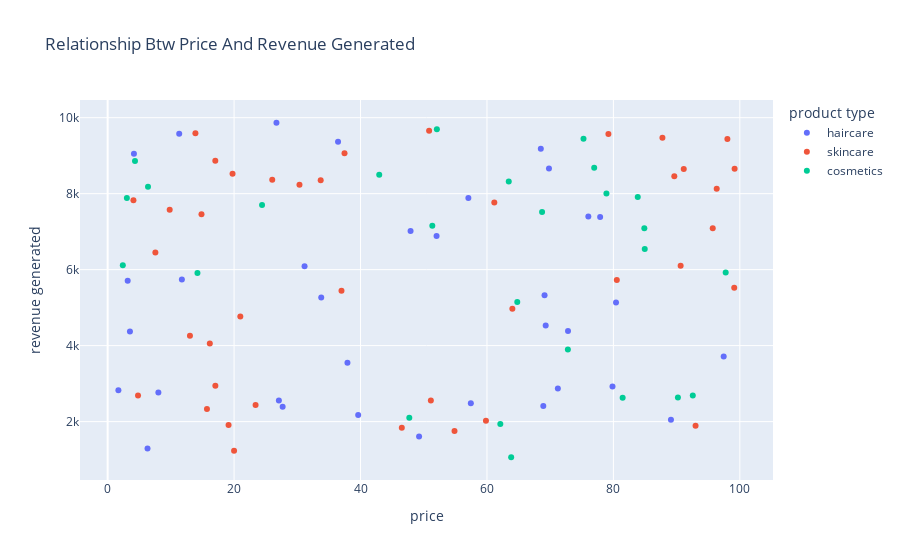

This figure's notebook cell:
### Code cell
plot4 = px.scatter(df,x='price',
                   y='revenue generated',
                   color='product type',title='Relationship Btw Price And Revenue Generated')
plot4

### Figure 1 — Plotly figure (JSON) as saved in the notebook; plotly's stock layout.template omitted (floating-point values rounded to 4 significant figures)
{"data": [{"hovertemplate": "product type=haircare<br>price=%{x}<br>revenue generated=%{y}<extra></extra>", "legendgroup": "haircare", "marker": {"color": "#636efa", "symbol": "circle"}, "mode": "markers", "name": "haircare", "orientation": "v", "showlegend": true, "type": "scatter", "x": [69.81, 11.32, 1.7, 71.21, 36.44, 27.68, 4.156, 39.63, 97.45, 8.023, 11.74, 33.78, 27.08, 76.04, 26.7, 31.15, 79.86, 49.26, 52.03, 37.93, 47.91, 3.17, 69.11, 57.45, 6.307, 57.06, 72.82, 68.91, 89.1, 80.41, 69.29, 77.9, 3.526, 68.52], "xaxis": "x", "y": [8662.0, 9578.0, 2828.0, 2874.0, 9365.0, 2391.0, 9049.0, 2175.0, 3716.0, 2766.0, 5737.0, 5268.0, 2557.0, 7397.0, 9866.0, 6088.0, 2926.0, 1606.0, 6886.0, 3550.0, 7015.0, 5710.0, 5328.0, 2484.0, 1292.0, 7889.0, 4384.0, 2412.0, 2048.0, 5134.0, 4531.0, 7386.0, 4371.0, 9185.0], "yaxis": "y"}, {"hovertemplate": "product type=skincare<br>price=%{x}<br>revenue generated=%{y}<extra></extra>", "legendgroup": "skincare", "marker": {"color": "#EF553B", "symbol": "circle"}, "mode": "markers", "name": "skincare", "orientation": "v", "showlegend": true, "type": "scatter", "x": [14.84, 61.16, 4.805, 4.078, 64.02, 15.71, 90.64, 16.16, 99.17, 36.99, 7.547, 51.12, 96.34, 50.85, 79.21, 37.47, 9.813, 23.4, 19.13, 80.54, 99.11, 46.53, 95.71, 98.03, 30.34, 20.99, 59.84, 17.03, 13.02, 89.63, 33.7, 26.03, 87.76, 54.87, 93.0, 91.13, 17.03, 20.0, 13.88, 19.75], "xaxis": "x", "y": [7461.0, 7767.0, 2687.0, 7823.0, 4971.0, 2331.0, 6100.0, 4053.0, 8654.0, 5442.0, 6454.0, 2553.0, 8128.0, 9655.0, 9572.0, 9062.0, 7573.0, 2438.0, 1912.0, 5725.0, 5521.0, 1840.0, 7089.0, 9436.0, 8232.0, 4767.0, 2021.0, 8864.0, 4257.0, 8459.0, 8355.0, 8368.0, 9474.0, 1752.0, 1889.0, 8652.0, 2943.0, 1230.0, 9593.0, 8526.0], "yaxis": "y"}, {"hovertemplate": "product type=cosmetics<br>price=%{x}<br>revenue generated=%{y}<extra></extra>", "legendgroup": "cosmetics", "marker": {"color": "#00cc96", "symbol": "circle"}, "mode": "markers", "name": "cosmetics", "orientation": "v", "showlegend": true, "type": "scatter", "x": [42.96, 68.72, 81.46, 84.89, 4.324, 92.56, 2.397, 63.45, 64.8, 84.96, 52.08, 51.36, 78.9, 14.2, 63.83, 72.8, 6.382, 90.2, 83.85, 76.96, 75.27, 97.76, 62.11, 47.71, 3.038, 24.42], "xaxis": "x", "y": [8496.0, 7517.0, 2629.0, 7087.0, 8858.0, 2686.0, 6117.0, 8319.0, 5150.0, 6541.0, 9692.0, 7152.0, 8002.0, 5911.0, 1062.0, 3900.0, 8180.0, 2633.0, 7911.0, 8685.0, 9445.0, 5925.0, 1935.0, 2100.0, 7888.0, 7698.0], "yaxis": "y"}], "layout": {"legend": {"title": {"text": "product type"}, "tracegroupgap": 0}, "title": {"text": "Relationship Btw Price And Revenue Generated"}, "xaxis": {"anchor": "y", "domain": [0, 1], "title": {"text": "price"}}, "yaxis": {"anchor": "x", "domain": [0, 1], "title": {"text": "revenue generated"}}}}
